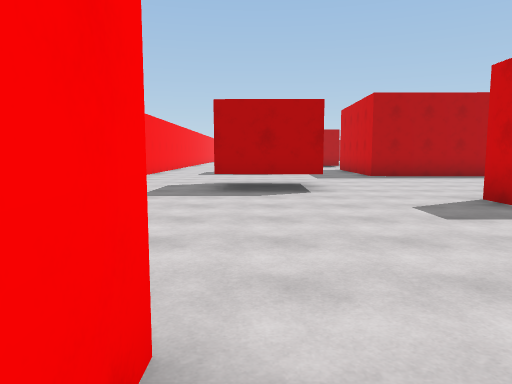
view 1 (above)

24 first-person views from a walk through a scene from a Unity 3-D project. The camera is 1.4 m above the floor, tilts 6° down and sees 70° across. The floor is counted in squares, 2 m on a side. Each view is taken from the middle of a square. On the plan, view 1 faces up. The plan holds only what a view shows up to about 11 squares ahead; the rest is blank. The player is left out. Surface patterns are stand-ins for the level's own textures.

view 2
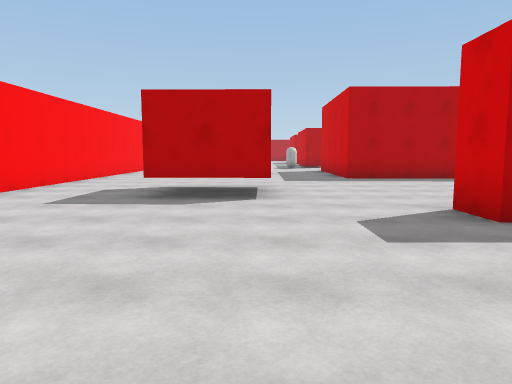

view 3
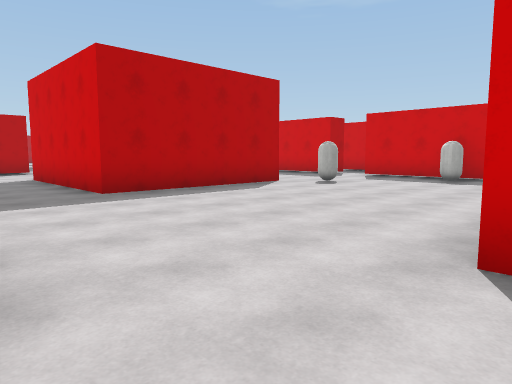

view 4
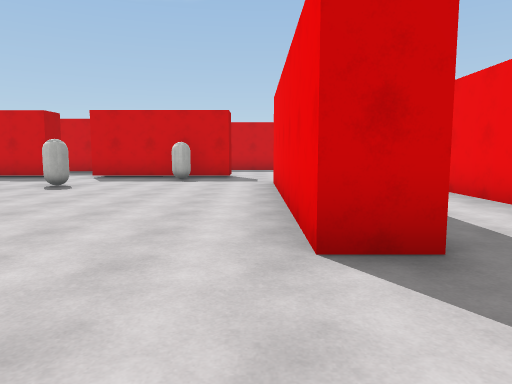

view 5
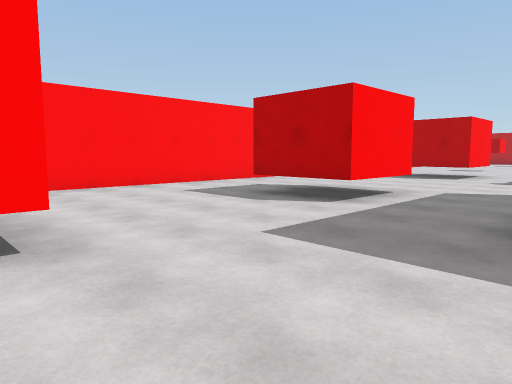

view 6
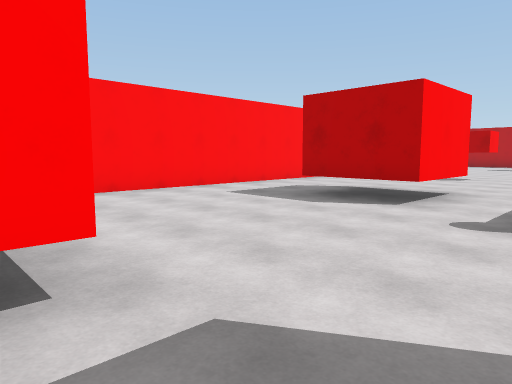

view 7
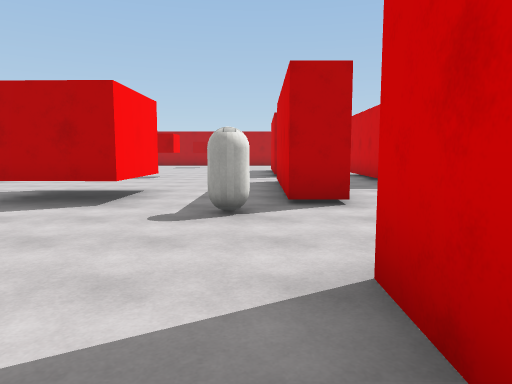

view 8
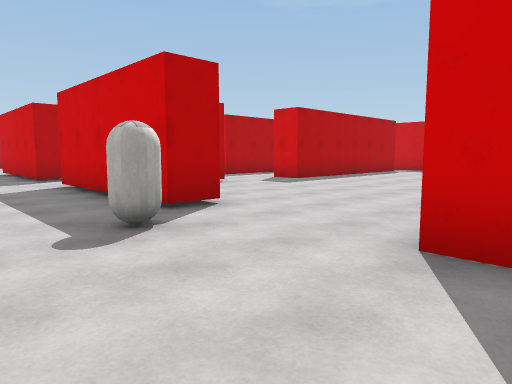

view 9
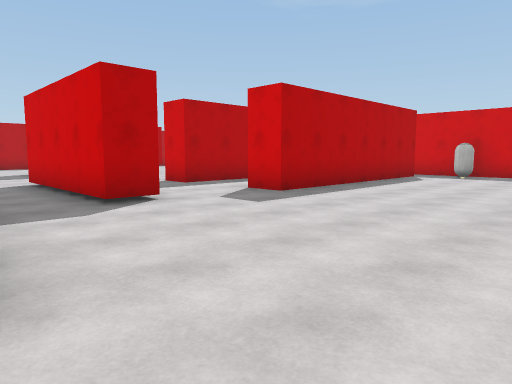

view 10
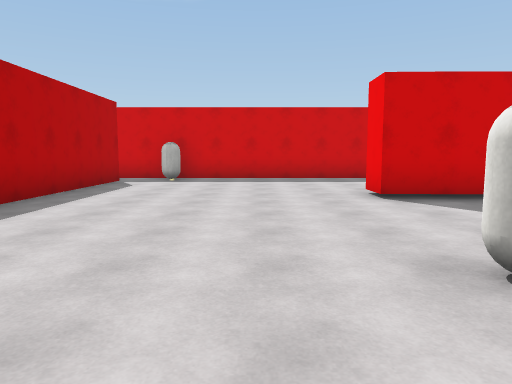

view 11
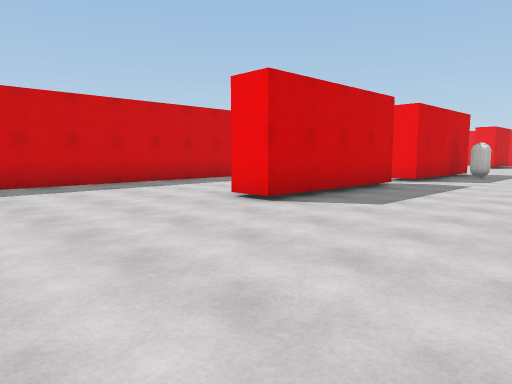

view 12
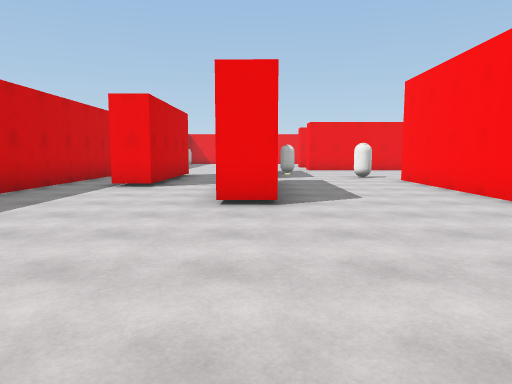

view 13
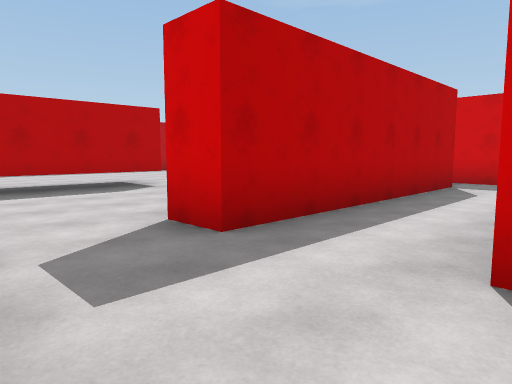

view 14
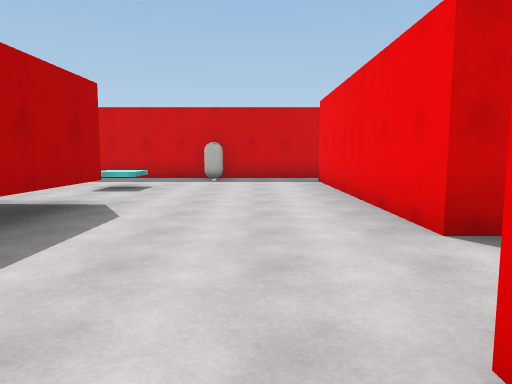

view 15
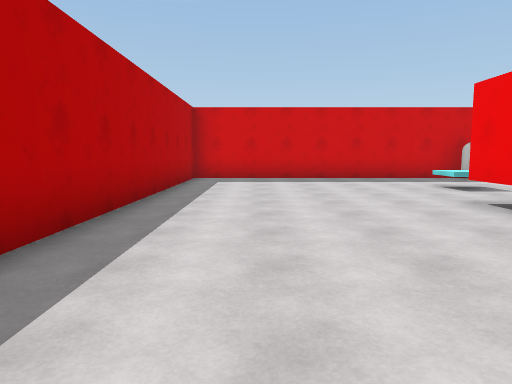

view 16
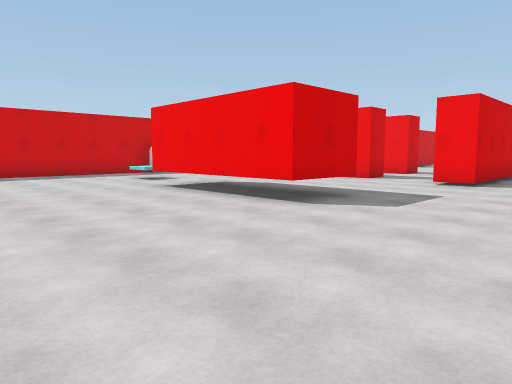

view 17
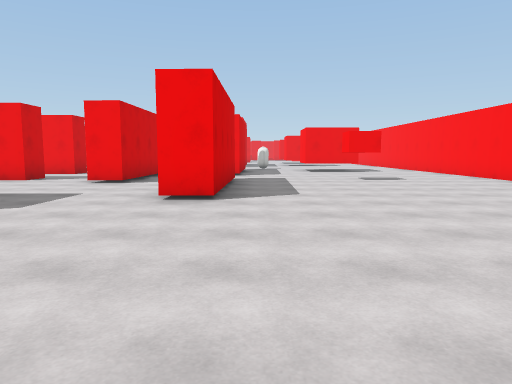

view 18
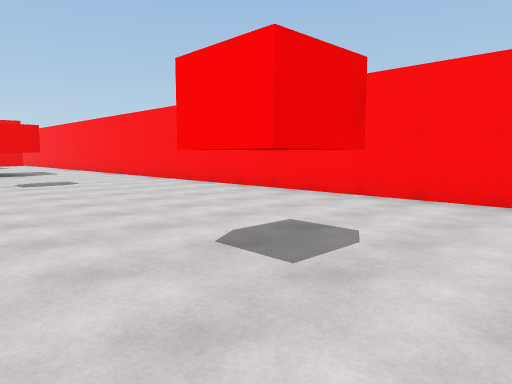

view 19
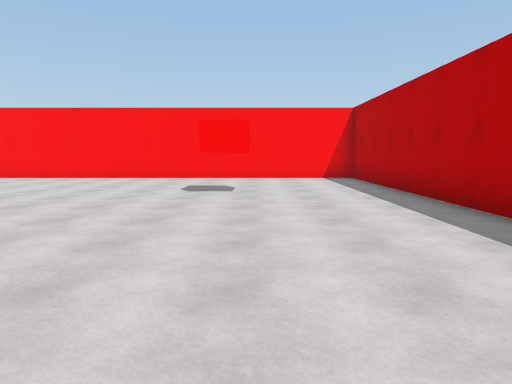

view 20
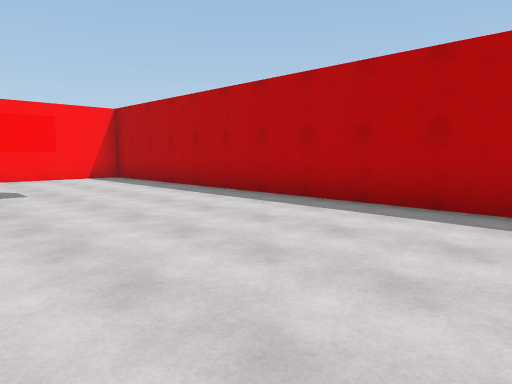

view 21
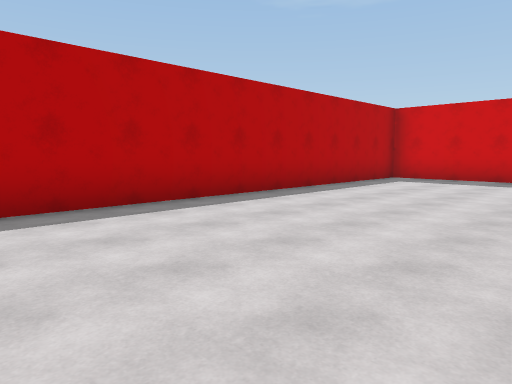

view 22
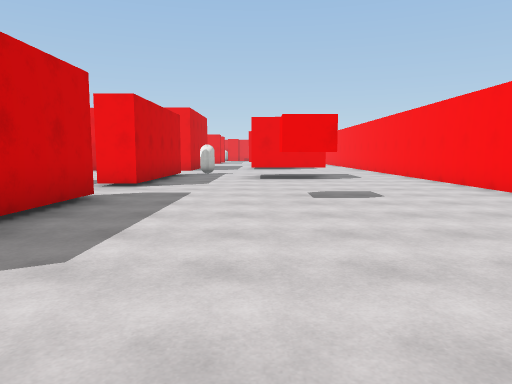

view 23
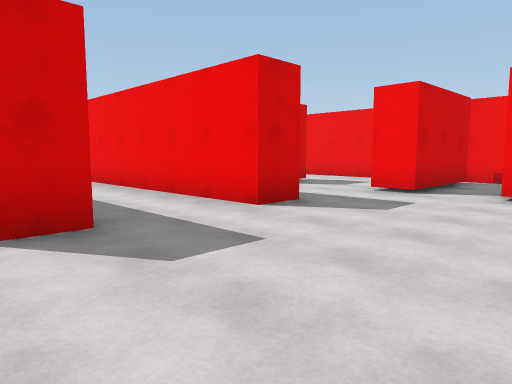

view 24
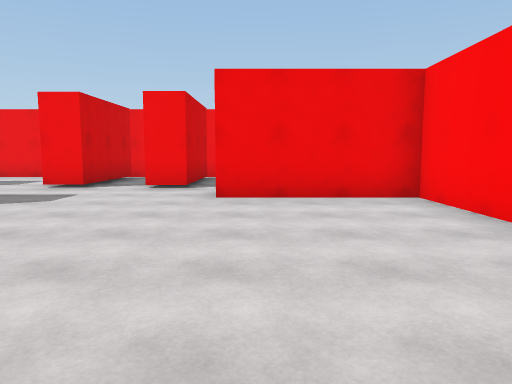

### Floor plan
Key: @ floor where view 1 was taken; # wall or solid block; . floor; T thing the floor can be seen under or through; C capsule; B red block.
Columns run from 4 left of view 1 to 17 right of it. Each row starts with its distance up from view 1.
 36 ######################
 35 #....................#
 34 #....................#
 33 #....................#
 32 #...B................#
 31 #...........TTTT.....#
 30 #...........TTTT.....#
 29 #.......#............#
 28 #.......#...........C#
 27 #.......#............#
 26 #.......#..#.........#
 25 #...B......#..######.#
 24 #..........#.........#
 23 #.......#.##.......  #
 22 #.......#.....######.#
 21 #..TTT..#............#
 20 #..T T..#...........C#
 19 #...TT...............#
 18 #......C.............#
 17 #....................#
 16 #.......#   C...#....#
 15 #.......#   #...#....#
 14 #... #..#   #...#....#
 13 #...##..#   #...#..#.#
 12 #.......#####......#.#
 11 #..................#.#
 10 #............C..# .# #
  9 #...............#
  8 #... T.........C#
  7  ...TT..........#
  6  ................
  5  .......######
  4  ..........
  3 #.............
  2 #.......######
  1 ####.....
  0     @.....
 -1     .#.#..B
 -2     .#.#...
 -3     .#.# ..
 -4     #### ###

Positions as (right, up) in squares from view 1, and headings:
1: (0, 0), facing up
2: (1, 1), facing up
3: (1, 5), facing up-right
4: (1, 6), facing right
5: (4, 8), facing up-left
6: (3, 14), facing up-left
7: (3, 14), facing up
8: (1, 15), facing up-right
9: (4, 17), facing up-right
10: (6, 18), facing right
11: (8, 20), facing down-right
12: (12, 21), facing down
13: (7, 22), facing up-right
14: (6, 27), facing right
15: (6, 34), facing right
16: (4, 35), facing down-right
17: (3, 35), facing down
18: (2, 34), facing down-left
19: (7, 33), facing left
20: (7, 31), facing up-left
21: (6, 31), facing up-right
22: (1, 31), facing down
23: (0, 6), facing down-right
24: (-1, 7), facing down
